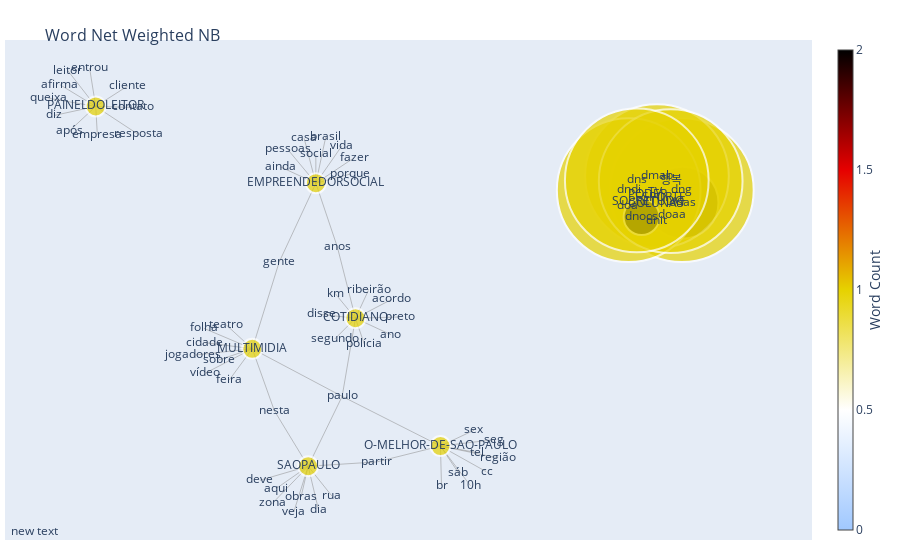

This figure's notebook cell:
### Code cell
fig = go.Figure(data=[edge_trace, node_trace],
             layout=go.Layout(
                title='<br>Word Net Weighted NB',
                titlefont_size=16,
                showlegend=False,
                hovermode='closest',
                margin=dict(b=20,l=5,r=5,t=40),
                annotations=[ dict(
                    showarrow=False,
                    xref="paper", yref="paper",
                    x=0.005, y=-0.002 ) ],
                xaxis=dict(showgrid=False, zeroline=False, showticklabels=False),
                yaxis=dict(showgrid=False, zeroline=False, showticklabels=False))
                )
fig.show()

### Figure 1 — Plotly figure (JSON) as saved in the notebook; plotly's stock layout.template omitted (floating-point values rounded to 4 significant figures; data arrays with more than 128 entries replaced by an {"elided": "..."} marker saying what was removed)
{"data": [{"hoverinfo": "none", "line": {"color": "#888", "width": 0.5}, "mode": "lines", "type": "scatter", "x": {"elided": "330 float values"}, "y": {"elided": "330 float values"}}, {"hoverinfo": "text", "marker": {"cmax": 2, "cmin": 0, "color": [1, 1, 1, 1, 1, 1, 1, 1, 1, 1, 1, 6864, 17625, 1769, 1, 18429, 1167, 5141, 364, 12619, 333, 614, 1134, 7, 6945, 11, 3294, 1882, 6767, 7425, 1684, 6810, 1708, 8267, 988, 13963, 9955, 25152, 4835, 3845, 1908, 2, 20794, 9810, 1807, 655, 10442, 8478, 21957, 3101, 1, 12782, 16232, 4194, 3771, 12074, 233, 359, 1460, 39, 1, 21958, 1, 1655, 4, 9723, 6950, 25174, 286, 3017, 8036, 1070, 3099, 1], "colorbar": {"thickness": 15, "title": {"side": "right", "text": "Word Count"}, "xanchor": "left"}, "colorscale": [[0, "rgb(0,0,0)"], [0.25, "rgb(230,0,0)"], [0.5, "rgb(230,210,0)"], [0.75, "rgb(255,255,255)"], [1, "rgb(160,200,255)"]], "line": {"width": 2}, "reversescale": true, "showscale": true, "size": [20, 20, 20, 20, 20, 20, 20, 20, 20, 20, 20, 0.02093, 0.008153, 0.08123, 143.7, 0.007797, 0.1231, 0.02795, 0.3948, 0.01139, 0.4315, 0.234, 0.1267, 20.53, 0.02069, 13.06, 0.04362, 0.07635, 0.02123, 0.01935, 0.08533, 0.0211, 0.08413, 0.01738, 0.1454, 0.01029, 0.01443, 0.005713, 0.02972, 0.03737, 0.07531, 71.84, 0.00691, 0.01465, 0.07952, 0.2194, 0.01376, 0.01695, 0.006544, 0.04634, 143.7, 0.01124, 0.008852, 0.03426, 0.0381, 0.0119, 0.6167, 0.4003, 0.09842, 3.684, 143.7, 0.006544, 143.7, 0.08682, 35.92, 0.01478, 0.02067, 0.005708, 0.5024, 0.04763, 0.01788, 0.1343, 0.04637, 143.7]}, "mode": "markers+text", "text": ["COLUNAS", "COTIDIANO", "EMPREENDEDORSOCIAL", "ESPORTE", "MULTIMIDIA", "O-MELHOR-DE-SAO-PAULO", "PAINELDOLEITOR", "PODER", "SAOPAULO", "SOBRETUDO", "TV", "após", "diz", "br", "dng", "paulo", "contato", "acordo", "seg", "fazer", "sex", "10h", "km", "dnit", "gente", "doaa", "polícia", "teatro", "afirma", "empresa", "leitor", "folha", "vídeo", "aqui", "queixa", "dia", "nesta", "brasil", "partir", "região", "veja", "dnas", "ano", "vida", "jogadores", "preto", "disse", "deve", "sobre", "resposta", "dmab", "porque", "segundo", "social", "rua", "pessoas", "cc", "sáb", "entrou", "doa", "dndi", "ainda", "행복", "cliente", "dnocs", "casa", "feira", "anos", "ribeirão", "obras", "cidade", "tel", "zona", "dns"], "type": "scatter", "x": [0.9176, -0.02464, -0.1486, 0.9322, -0.3478, 0.2416, -0.8382, 0.8889, -0.1728, 0.8904, 0.9146, -0.9212, -0.9683, 0.2449, 0.9977, -0.06626, -0.7225, 0.08903, 0.409, -0.02893, 0.3452, 0.3351, -0.08829, 0.9169, -0.2638, 0.9656, 0.003388, -0.4291, -0.9505, -0.8332, -0.9255, -0.4995, -0.4959, -0.2737, -0.9866, -0.1404, -0.2786, -0.1177, 0.04245, 0.4223, -0.2178, 1, 0.08642, -0.06722, -0.532, 0.1146, -0.1314, -0.3241, -0.4534, -0.7049, 0.9197, -0.04172, -0.08925, -0.1488, -0.099, -0.2367, 0.3877, 0.2975, -0.8575, 0.8274, 0.8312, -0.26, 0.9628, -0.7383, 0.8716, -0.1855, -0.42, -0.08122, 0.01719, -0.1952, -0.4962, 0.3574, -0.2849, 0.8566], "y": [0.3222, -0.135, 0.4056, 0.3453, -0.2574, -0.6469, 0.7131, 0.357, -0.7278, 0.3296, 0.3675, 0.6143, 0.677, -0.8054, 0.3776, -0.4479, 0.7091, -0.05936, -0.6215, 0.5073, -0.5844, -0.805, -0.036, 0.2556, 0.08919, 0.2774, -0.2399, -0.1621, 0.8002, 0.6007, 0.8561, -0.1754, -0.3557, -0.8177, 0.7459, -0.902, -0.5054, 0.5903, -0.7105, -0.6945, -0.911, 0.3275, -0.2009, 0.5551, -0.2832, -0.1301, -0.1198, -0.784, -0.3024, 0.6009, 0.4344, 0.4421, -0.2179, 0.5213, -0.8461, 0.5407, -0.7515, -0.7531, 0.867, 0.3162, 0.3776, 0.4712, 0.4138, 0.7949, 0.2701, 0.5858, -0.3826, 0.1497, -0.02026, -0.8509, -0.2327, -0.6731, -0.8765, 0.4168]}], "layout": {"annotations": [{"showarrow": false, "x": 0.005, "xref": "paper", "y": -0.002, "yref": "paper"}], "hovermode": "closest", "margin": {"b": 20, "l": 5, "r": 5, "t": 40}, "showlegend": false, "title": {"font": {"size": 16}, "text": "<br>Word Net Weighted NB"}, "xaxis": {"showgrid": false, "showticklabels": false, "zeroline": false}, "yaxis": {"showgrid": false, "showticklabels": false, "zeroline": false}}}
